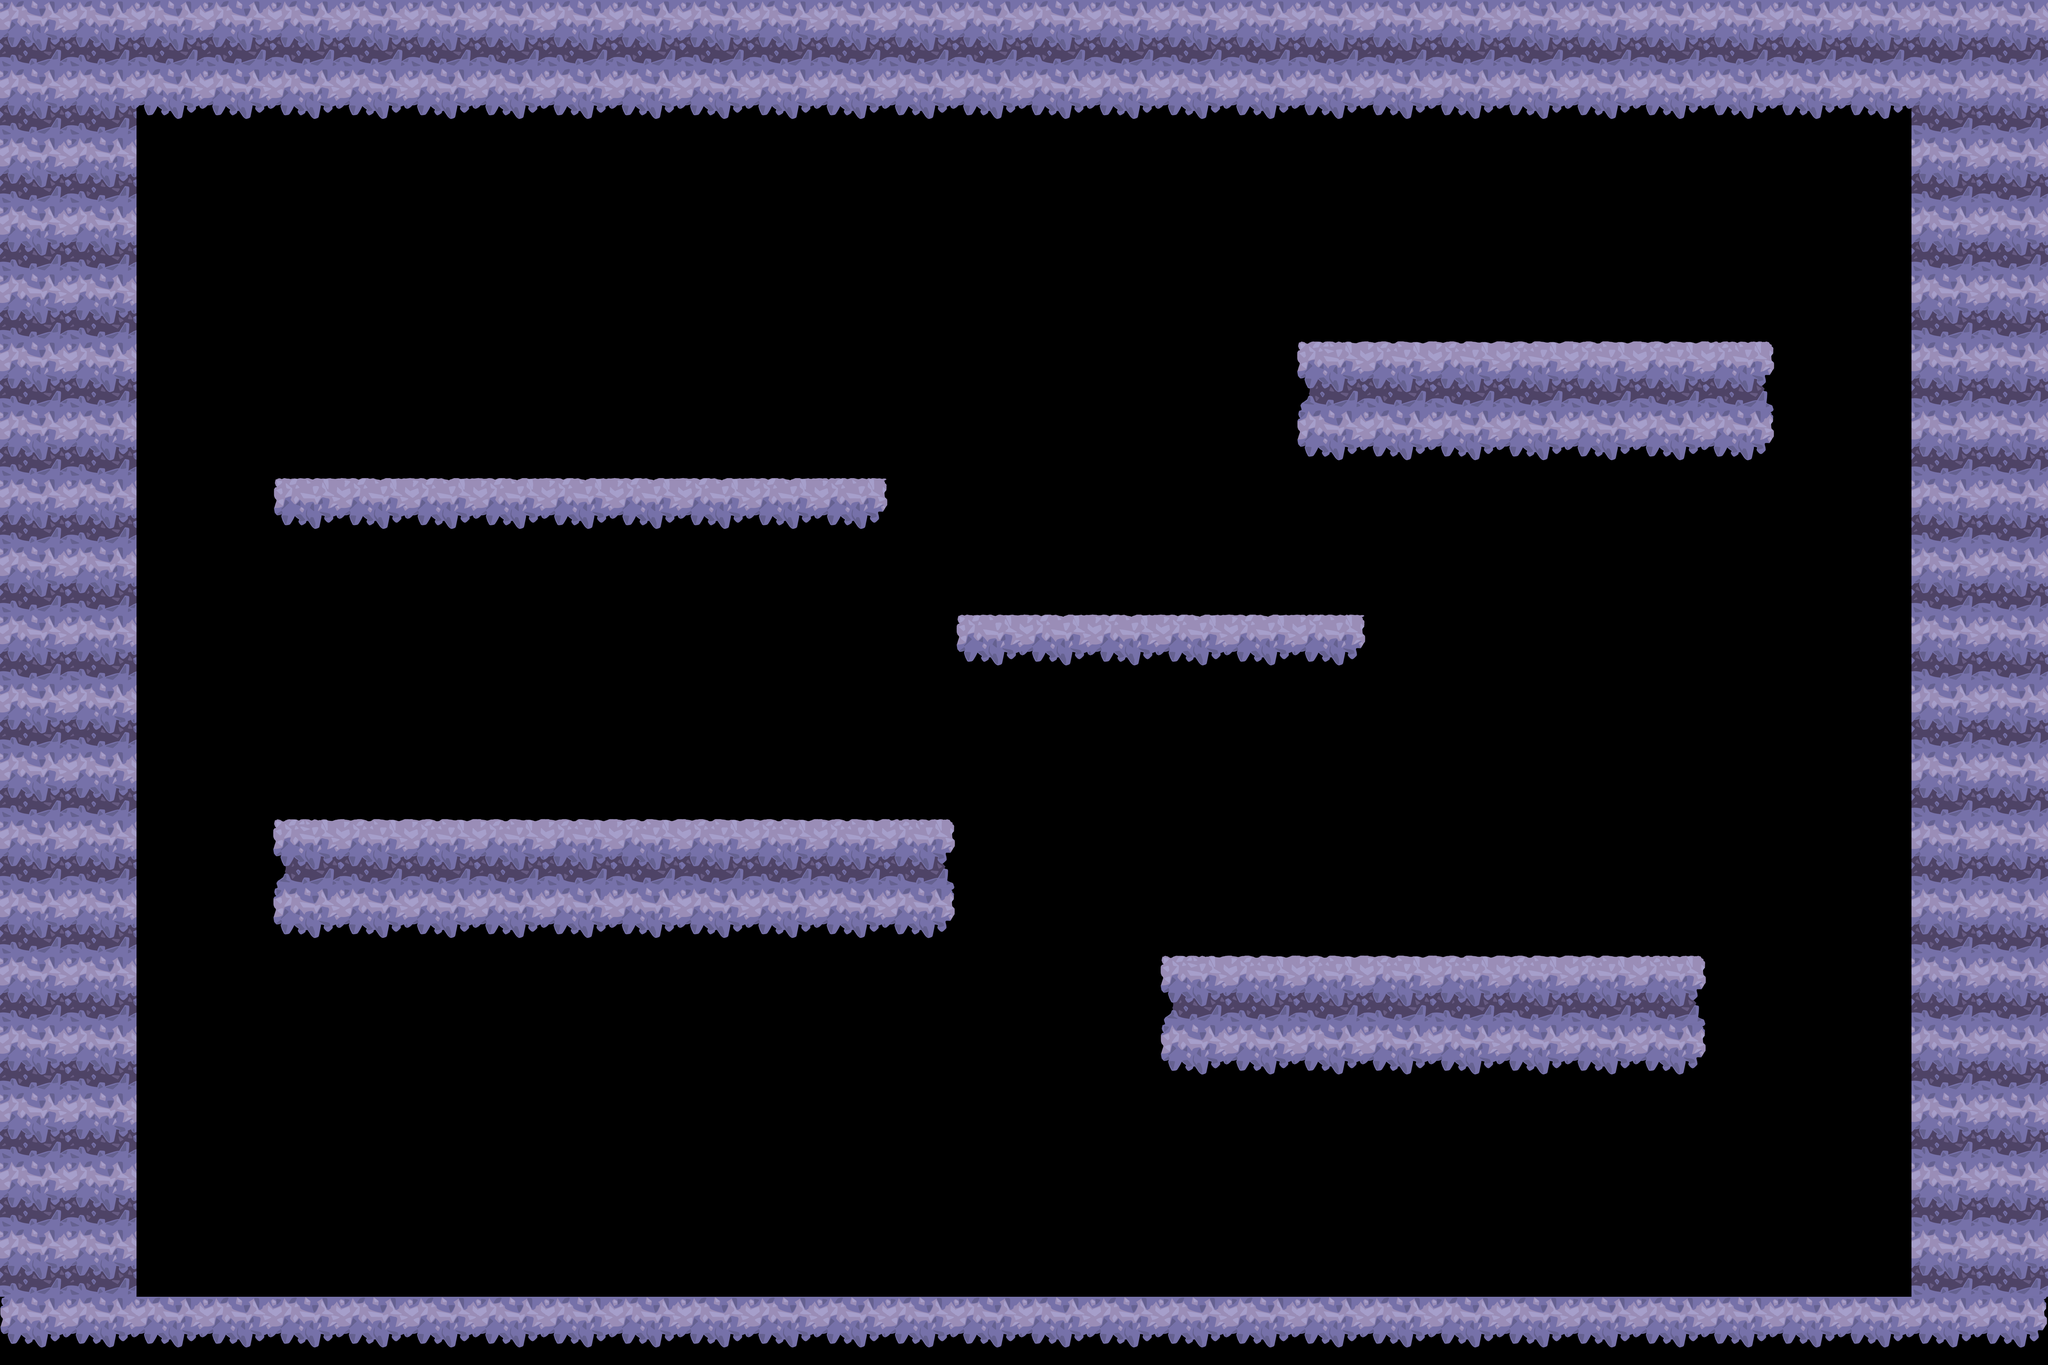

Rendered tile map (Tiled .tmx) drawn with the repository's tilesets; below, a short description and the full map source, tile grids included:
An orthogonal 30x20 tile map with 182x182 px tiles, 1 tile layer (Capa de patrones 1), 2 tilesets and 19 objects.

<map version="1.10" tiledversion="1.10.2" orientation="orthogonal" renderorder="right-down" width="30" height="20" tilewidth="182" tileheight="182" infinite="0" nextlayerid="8" nextobjectid="33">
 <tileset firstgid="1" source="World2.tsx" />
 <tileset firstgid="10" source="World4.tsx" />
 <layer id="1" name="Capa de patrones 1" width="30" height="20">
  <data encoding="csv">
5,5,5,5,5,5,5,5,5,5,5,5,5,5,5,5,5,5,5,5,5,5,5,5,5,5,5,5,5,5,
5,5,8,8,8,8,8,8,8,8,8,8,8,8,8,8,8,8,8,8,8,8,8,8,8,8,8,8,5,5,
5,5,0,0,0,0,0,0,0,0,0,0,0,0,0,0,0,0,0,0,0,0,0,0,0,0,0,0,5,5,
5,5,0,0,0,0,0,0,0,0,0,0,0,0,0,0,0,0,0,0,0,0,0,0,0,0,0,0,5,5,
5,5,0,0,0,0,0,0,0,0,0,0,0,0,0,0,0,0,0,0,0,0,0,0,0,0,0,0,5,5,
5,5,0,0,0,0,0,0,0,0,0,0,0,0,0,0,0,0,0,1,2,2,2,2,2,3,0,0,5,5,
5,5,0,0,0,0,0,0,0,0,0,0,0,0,0,0,0,0,0,7,8,8,8,8,8,9,0,0,5,5,
5,5,0,0,10,11,11,11,11,11,11,11,12,0,0,0,0,0,0,0,0,0,0,0,0,0,0,0,5,5,
5,5,0,0,0,0,0,0,0,0,0,0,0,0,0,0,0,0,0,0,0,0,0,0,0,0,0,0,5,5,
5,5,0,0,0,0,0,0,0,0,0,0,0,0,10,11,11,11,11,12,0,0,0,0,0,0,0,0,5,5,
5,5,0,0,0,0,0,0,0,0,0,0,0,0,0,0,0,0,0,0,0,0,0,0,0,0,0,0,5,5,
5,5,0,0,0,0,0,0,0,0,0,0,0,0,0,0,0,0,0,0,0,0,0,0,0,0,0,0,5,5,
5,5,0,0,1,2,2,2,2,2,2,2,2,3,0,0,0,0,0,0,0,0,0,0,0,0,0,0,5,5,
5,5,0,0,7,8,8,8,8,8,8,8,8,9,0,0,0,0,0,0,0,0,0,0,0,0,0,0,5,5,
5,5,0,0,0,0,0,0,0,0,0,0,0,0,0,0,0,1,2,2,2,2,2,2,3,0,0,0,5,5,
5,5,0,0,0,0,0,0,0,0,0,0,0,0,0,0,0,7,8,8,8,8,8,8,9,0,0,0,5,5,
5,5,0,0,0,0,0,0,0,0,0,0,0,0,0,0,0,0,0,0,0,0,0,0,0,0,0,0,5,5,
5,5,0,0,0,0,0,0,0,0,0,0,0,0,0,0,0,0,0,0,0,0,0,0,0,0,0,0,5,5,
5,5,0,0,0,0,0,0,0,0,0,0,0,0,0,0,0,0,0,0,0,0,0,0,0,0,0,0,5,5,
7,8,8,8,8,8,8,8,8,8,8,8,8,8,8,8,8,8,8,8,8,8,8,8,8,8,8,8,8,9
</data>
 </layer>
 <objectgroup id="2" name="Capa de Objetos 1">
  <object id="2" x="734.667" y="1277.33" width="1622.67" height="100" />
  <object id="3" x="2554.67" y="1644" width="1081.33" height="104" />
  <object id="5" x="3461.33" y="914.667" width="1256" height="268" />
  <object id="7" x="732" y="2188" width="1801.33" height="278.667" />
  <object id="8" x="3097.33" y="2553.33" width="1441.33" height="270.667" />
  <object id="9" x="172.727" y="3468.18" width="5109.09" height="140.909" />
  <object id="10" x="181.818" y="-22.7273" width="4922.73" height="304.545" />
  <object id="11" x="5095.45" y="-27.2727" width="368.182" height="3640.91" />
  <object id="12" x="-13.6364" y="-4.54545" width="363.636" height="3581.82" />
 </objectgroup>
 <objectgroup id="3" name="Bolb">
  <object id="23" x="904.545" y="2177.27">
   <point />
  </object>
  <object id="24" x="4295.45" y="2540.91">
   <point />
  </object>
  <object id="25" x="581.818" y="3450">
   <point />
  </object>
  <object id="26" x="4886.36" y="3450">
   <point />
  </object>
 </objectgroup>
 <objectgroup id="4" name="Slop">
  <object id="27" x="1004.55" y="1268.18">
   <point />
  </object>
  <object id="28" x="3022.73" y="1622.73">
   <point />
  </object>
  <object id="29" x="4159.09" y="904.545">
   <point />
  </object>
 </objectgroup>
 <objectgroup id="6" name="Fungop">
  <object id="31" x="1377.27" y="3345.45">
   <point />
  </object>
 </objectgroup>
 <objectgroup id="7" name="Portal">
  <object id="32" x="1195.45" y="3454.55">
   <point />
  </object>
 </objectgroup>
 <objectgroup id="5" name="Player">
  <object id="30" x="2740.91" y="3418.18">
   <point />
  </object>
 </objectgroup>
</map>